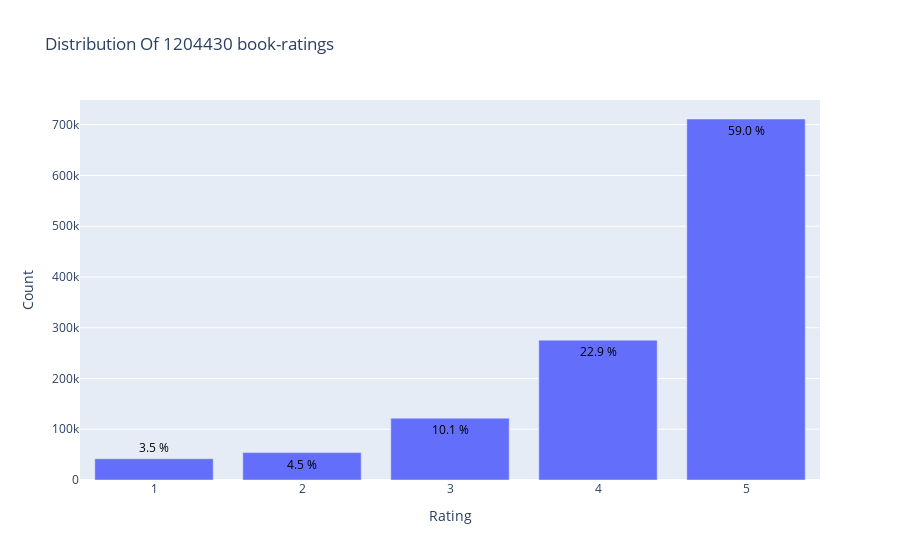

The code cell stored with this chart in its notebook:
### Markdown cell above
59% of all ratings in the data are 5, and very few ratings are 1 or 2, or 3.

### Code cell
data = combined_latest['overall'].value_counts().sort_index(ascending=False)
trace = go.Bar(x = data.index,
               text = ['{:.1f} %'.format(val) for val in (data.values / combined_latest.shape[0] * 100)],
               textposition = 'auto',
               textfont = dict(color = '#000000'),
               y = data.values,
               )
# Create layout
layout = dict(title = 'Distribution Of {} book-ratings'.format(combined_latest.shape[0]),
              xaxis = dict(title = 'Rating'),
              yaxis = dict(title = 'Count'))
# Create plot
fig = go.Figure(data=[trace], layout=layout)
iplot(fig)

### Figure 1 — Plotly figure (JSON) as saved in the notebook; plotly's stock layout.template omitted (floating-point values rounded to 4 significant figures)
{"data": [{"text": ["59.0 %", "22.9 %", "10.1 %", "4.5 %", "3.5 %"], "textfont": {"color": "#000000"}, "textposition": "auto", "type": "bar", "x": [5, 4, 3, 2, 1], "y": [711184, 275498, 121796, 54022, 41930]}], "layout": {"title": {"text": "Distribution Of 1204430 book-ratings"}, "xaxis": {"title": {"text": "Rating"}}, "yaxis": {"title": {"text": "Count"}}}}
